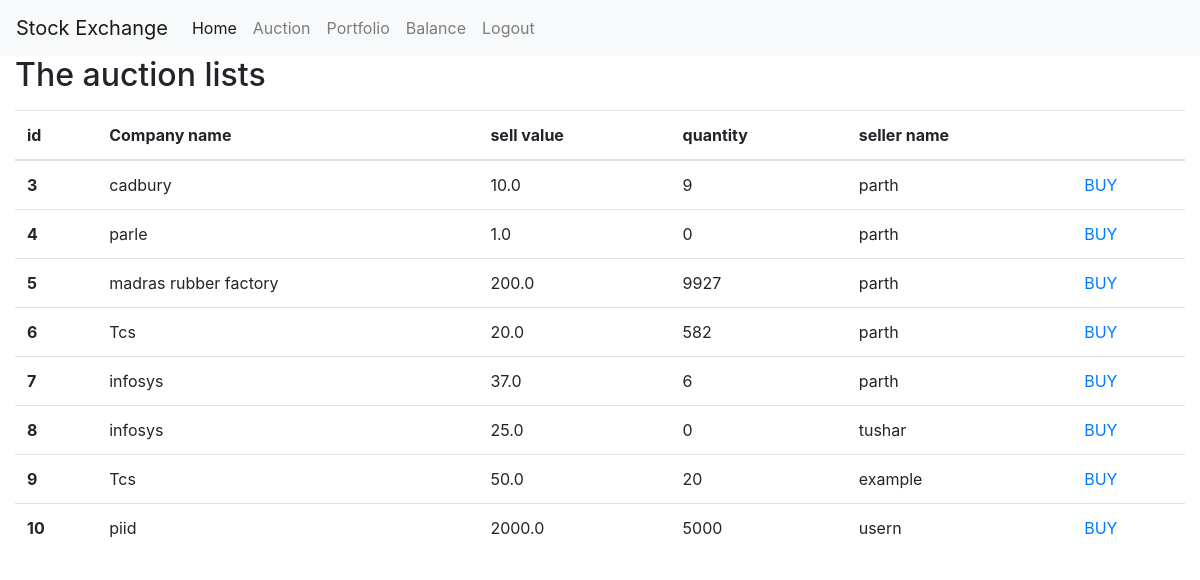
/stocks/list_auction/, run on the app's committed database.
### stocks/models.py (models this page shows)
class Auction(models.Model):
    seller              =models.ForeignKey('account.Account',on_delete=models.CASCADE)
    share_id            =models.ForeignKey('Stock',on_delete=models.CASCADE)
    quantity            =models.IntegerField()
    sell_value          =models.FloatField()
    timestamp           =models.DateTimeField(auto_now_add=True)

class Stock(models.Model):
    share_id        =models.CharField(max_length=5,primary_key=True,unique=True)
    company_name    =models.CharField(max_length=30)
    face_value      =models.FloatField()
    current_value   =models.FloatField()
    quantity        =models.IntegerField(default=0)

### account/models.py (models this page shows, shortened)
class Account(AbstractBaseUser):
    email           =models.EmailField(verbose_name="email",max_length=60,unique=True)
    adhar           =models.CharField(max_length=12,unique=True)
    date_joined     =models.DateTimeField(verbose_name="date joined",auto_now_add=True)
    last_login      =models.DateTimeField(verbose_name="last login",auto_now=True)
    is_admin        =models.BooleanField(default=False)
    is_active       =models.BooleanField(default=True)
    is_staff        =models.BooleanField(default=False)
    is_superuser    =models.BooleanField(default=False)
    first_name      =models.CharField(max_length=30)
    last_name       =models.CharField(max_length=30)
    user_balance    =models.FloatField(default=0)
    USERNAME_FIELD = 'email'
    REQUIRED_FIELDS = ['adhar','first_name','last_name']
    objects = MyAccountManager()

### stocks/views.py (the view)
# urls.py: path('list_auction/',list_auction,name='list auction'),
def list_auction(request):
    all_entries = Auction.objects.all()
    context = {'auction_list':all_entries}
    return render(request,'stocks/auction_list.html',context)

### stocks/templates/stocks/auction_list.html (shortened to what this page needs)
{% extends 'stocks/base.html' %}
{% block content %}
 <h2>The auction lists</h2>
<table class="table">
  <thead>
    <tr>
      <th scope="col">id</th>
      <th scope="col">Company name</th>
      <th scope="col">sell value</th>
      <th scope="col">quantity</th>
      <th scope="col">seller name</th>
      <th scope="col">            </th>
    </tr>
  </thead>
  <tbody>
    {% for auction in auction_list%}
    <tr>
      <th scope="row">{{ auction.id }}</th>
      <td>{{ auction.share_id.company_name }}</td>
      <td>{{ auction.sell_value }}</td>
      <td>{{ auction.quantity }}</td>
      <td>{{ auction.seller.first_name }}</td>
      <td><a href="http://127.0.0.1:8000/stocks/buy_stock/{{auction.id}}/"> BUY </a></td>
    </tr>
    {% endfor %}
  </tbody>
</table>
{% endblock %}

### stocks/templates/stocks/base.html (shortened to what this page needs)
<!doctype html>
<html lang="en">
  <head>
    <link rel="stylesheet" href="https://stackpath.bootstrapcdn.com/bootstrap/4.3.1/css/bootstrap.min.css">
  </head>
  <body>
    <nav class="navbar navbar-expand-lg navbar-light bg-light">
      <a class="navbar-brand" href="#">Stock Exchange</a>
      <div class="collapse navbar-collapse" id="navbarNav">
        <ul class="navbar-nav">
          <li class="nav-item active">
            <a class="nav-link" href="{% url 'home' %}">Home <span class="sr-only">(current)</span></a>
          </li>
          <li class="nav-item">
            <a class="nav-link" href="{% url 'list auction' %}">Auction</a>
          </li>
          <li class="nav-item">
            <a class="nav-link" href="{% url 'portfolio' %}">Portfolio</a>
          </li>
          <li class="nav-item">
            <a class="nav-link" href="{% url 'balance' %}">Balance</a>
          </li>
          <li class="nav-item">
            <a class="nav-link" href="{% url 'signout' %}">Logout</a>
          </li>
        </ul>
      </div>
    </nav>
    <div class='container-fluid'>
         {% block content %}
            {% endblock %}
    </div>
  </body>
</html>

### data on the page
Auction: id "3", share_id.company_name "cadbury", sell_value "10.0", quantity "9", seller.first_name "parth"
Auction: id "4", share_id.company_name "parle", sell_value "1.0", quantity "0", seller.first_name "parth"
Auction: id "5", share_id.company_name "madras rubber factory", sell_value "200.0", quantity "9927", seller.first_name "parth"
Auction: id "6", share_id.company_name "Tcs", sell_value "20.0", quantity "582", seller.first_name "parth"
Auction: id "7", share_id.company_name "infosys", sell_value "37.0", quantity "6", seller.first_name "parth"
Auction: id "8", share_id.company_name "infosys", sell_value "25.0", quantity "0", seller.first_name "tushar"
Auction: id "9", share_id.company_name "Tcs", sell_value "50.0", quantity "20", seller.first_name "example"
Auction: id "10", share_id.company_name "piid", sell_value "2000.0", quantity "5000", seller.first_name "usern"
